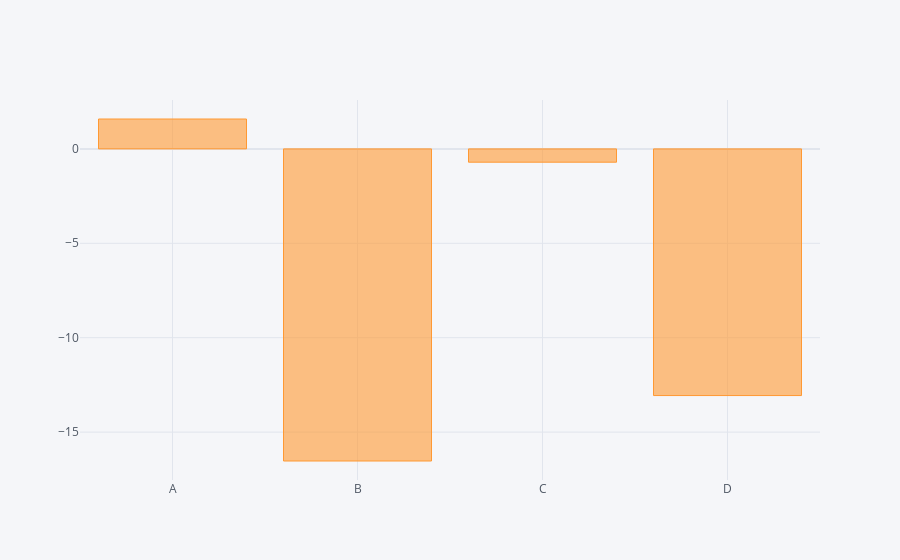

The notebook cell this image was saved under:
### Code cell
df.sum().iplot(kind='bar')

### Figure 1 — Plotly figure (JSON) as saved in the notebook; plotly's stock layout.template omitted (floating-point values rounded to 4 significant figures)
{"data": [{"marker": {"color": "rgba(255, 153, 51, 0.6)", "line": {"color": "rgba(255, 153, 51, 1.0)", "width": 1}}, "name": "None", "orientation": "v", "text": "", "type": "bar", "x": ["A", "B", "C", "D"], "y": [1.582, -16.53, -0.7053, -13.06]}], "layout": {"legend": {"bgcolor": "#F5F6F9", "font": {"color": "#4D5663"}}, "paper_bgcolor": "#F5F6F9", "plot_bgcolor": "#F5F6F9", "title": {"font": {"color": "#4D5663"}}, "xaxis": {"gridcolor": "#E1E5ED", "showgrid": true, "tickfont": {"color": "#4D5663"}, "title": {"font": {"color": "#4D5663"}, "text": ""}, "zerolinecolor": "#E1E5ED"}, "yaxis": {"gridcolor": "#E1E5ED", "showgrid": true, "tickfont": {"color": "#4D5663"}, "title": {"font": {"color": "#4D5663"}, "text": ""}, "zerolinecolor": "#E1E5ED"}}}
